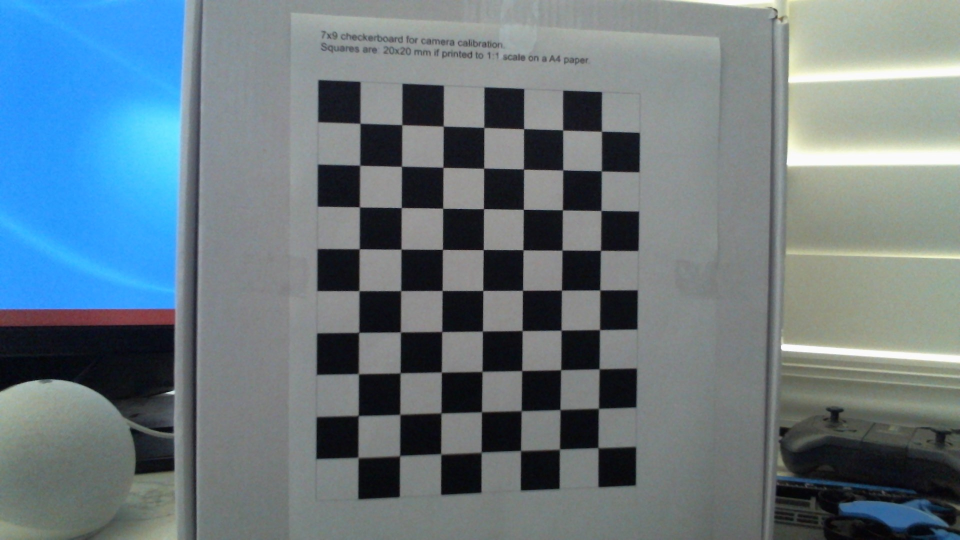
#> input picture drone_detector/calibration_images/WIN_20260612_17_01_01_Pro.jpg, 1920 x 1080 px (shown at 1/2 size); its folder holds 4 pictures in this run
$ python calibrate_camera.py
#> lines starting #> are read from the running program, lines starting #| are printed output that depends on the picture
from __future__ import annotations

import argparse
import json
from pathlib import Path

import cv2
import numpy as np
import yaml


DEFAULT_IMAGE_DIR = Path(__file__).resolve().parents[1] / "calibration_images"
DEFAULT_OUTPUT = Path(__file__).resolve().parent / "camera_calibration.yaml"
DEFAULT_TRACKER_CONFIG = Path(__file__).resolve().parent / "camera_config.yaml"
IMAGE_EXTENSIONS = {".jpg", ".jpeg", ".png", ".bmp", ".webp"}


def list_images(image_dir: Path) -> list[Path]:
    return sorted(path for path in image_dir.iterdir() if path.suffix.lower() in IMAGE_EXTENSIONS)


def make_object_points(corners_x: int, corners_y: int, square_size: float) -> np.ndarray:
    points = np.zeros((corners_x * corners_y, 3), np.float32)
    points[:, :2] = np.mgrid[0:corners_x, 0:corners_y].T.reshape(-1, 2)
    points *= float(square_size)
    return points


def find_corners(gray, corners_x: int, corners_y: int):
    pattern_size = (corners_x, corners_y)
    flags = cv2.CALIB_CB_ADAPTIVE_THRESH + cv2.CALIB_CB_NORMALIZE_IMAGE + cv2.CALIB_CB_FAST_CHECK
    found, corners = cv2.findChessboardCorners(gray, pattern_size, flags)
    if not found:
        return False, None
    criteria = (cv2.TERM_CRITERIA_EPS + cv2.TERM_CRITERIA_MAX_ITER, 30, 0.001)
    refined = cv2.cornerSubPix(gray, corners, (11, 11), (-1, -1), criteria)
    return True, refined


def calibrate(image_paths: list[Path], corners_x: int, corners_y: int, square_size: float):
#> called with corners_x = 7, corners_y = 9, square_size = 20
    object_template = make_object_points(corners_x, corners_y, square_size)
    object_points = []
    image_points = []
    image_size = None
    used_images = []

    for path in image_paths:
        image = cv2.imread(str(path))
#> image is the input picture: shape (1080, 1920, 3); mean B, G, R 129.6, 121.6, 105.6
        if image is None:
            print(f"[skip] Could not read {path}")
            continue
        gray = cv2.cvtColor(image, cv2.COLOR_BGR2GRAY)
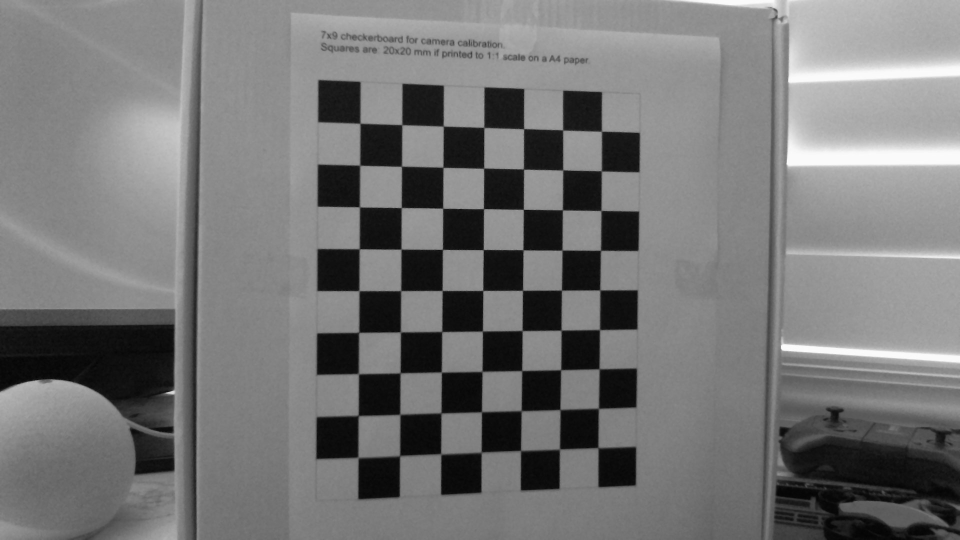
#> gray: shape (1080, 1920) (shown at 1/2 size); min 2, max 255, mean 117.7
        image_size = gray.shape[::-1]
#> image_size = (1920, 1080)
        found, corners = find_corners(gray, corners_x, corners_y)
#> in find_corners, `found, corners = cv2.findChessboardCorners(gray, pattern_size, flags)`: found = True; corners = 63 rows, first 8: [719.2, 248.8], [804.5, 250], [887, 252.5], [968.5, 255.5], [1048, 258], [1124.4, 259.2], [1203.5, 263], [719.5, 330.5]
#> in find_corners, `refined = cv2.cornerSubPix(gray, corners, (11, 11), (-1, -1), criteria)`: refined = 63 rows, first 8: [720.4, 247], [804.3, 249.8], [886.9, 252.7], [968.2, 255.4], [1047.8, 258], [1125.8, 260.5], [1203.3, 263], [720, 330.8]
#> found = True; corners has the same summary as refined in find_corners
        if not found:
            print(f"[skip] Checkerboard not found: {path.name}")
            continue
        object_points.append(object_template)
        image_points.append(corners)
        used_images.append(path.name)
        print(f"[ok] {path.name}")
#> pass 2 of the loop in calibrate, `for path in image_paths:`:
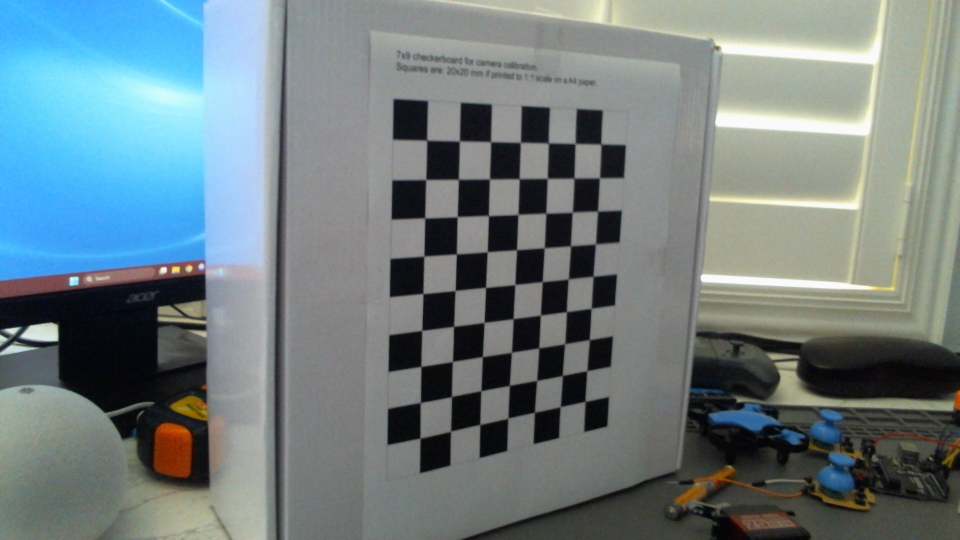
#> input picture drone_detector/calibration_images/WIN_20260612_17_01_05_Pro.jpg, 1920 x 1080 px (shown at 1/2 size)
#> in calibrate, image is the input picture: shape (1080, 1920, 3); mean B, G, R 129.7, 126.8, 112.4
#> in calibrate, `gray = cv2.cvtColor(image, cv2.COLOR_BGR2GRAY)`:
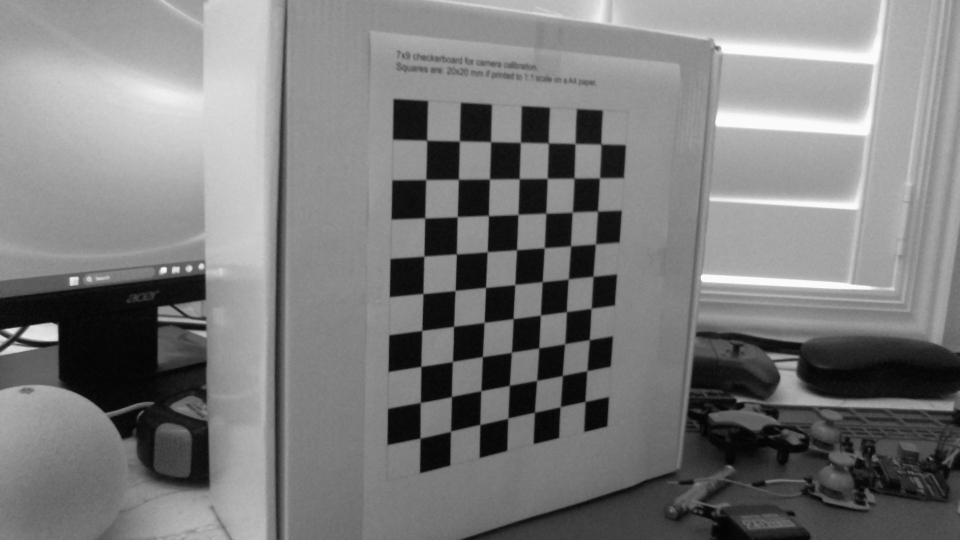
#> gray: shape (1080, 1920) (shown at 1/2 size); min 3, max 255, mean 122.8
#> in find_corners (call 2), `found, corners = cv2.findChessboardCorners(gray, pattern_size, flags)`: corners = 63 rows, first 8: [854, 280.5], [919.5, 282.5], [981.5, 284], [1041.5, 285.5], [1097.5, 286.5], [1150.5, 287.5], [1201.5, 287.5], [851.5, 359.5]
#> refined = 63 rows, first 8: [854.1, 281], [919.2, 282.6], [981.7, 284], [1041.1, 285.2], [1097.2, 286.5], [1150.5, 287.8], [1202.2, 288.7], [852.1, 359.5]
#> in calibrate, `found, corners = find_corners(gray, corners_x, corners_y)`: corners has the same summary as refined in find_corners
#> pass 3 of the loop in calibrate, `for path in image_paths:`:
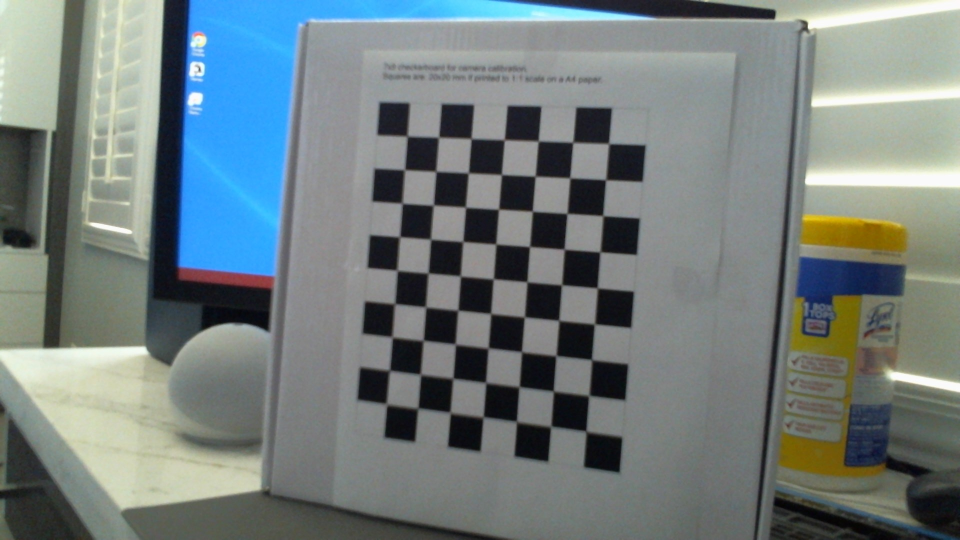
#> input picture drone_detector/calibration_images/WIN_20260612_17_01_25_Pro.jpg, 1920 x 1080 px (shown at 1/2 size)
#> in calibrate, image is the input picture: shape (1080, 1920, 3); mean B, G, R 126.2, 126.2, 115.4
#> in calibrate, `gray = cv2.cvtColor(image, cv2.COLOR_BGR2GRAY)`:
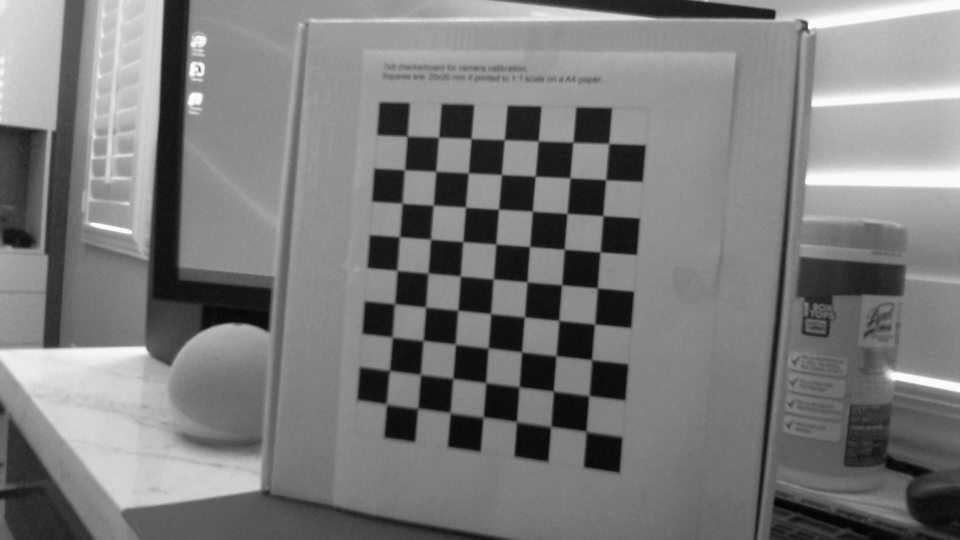
#> gray: shape (1080, 1920) (shown at 1/2 size); min 3, max 254, mean 123
#> in find_corners (call 3), `found, corners = cv2.findChessboardCorners(gray, pattern_size, flags)`: corners = 63 rows, first 8: [814.5, 273], [877.5, 275], [943, 277.5], [1009.1, 280], [1077, 282.5], [1146, 285], [1218, 287.5], [809.5, 339.5]
#> refined = 63 rows, first 8: [814.8, 272.8], [877.8, 274.9], [942.7, 277.6], [1009.1, 280.1], [1076.9, 282.7], [1145.8, 285.3], [1217.7, 287.7], [809.6, 340]
#> in calibrate, `found, corners = find_corners(gray, corners_x, corners_y)`: corners has the same summary as refined in find_corners
#> the loop made 4 passes; the first 3 are shown

    if len(object_points) < 5:
#> (the run stopped early here; a loop or call above may not have finished)
